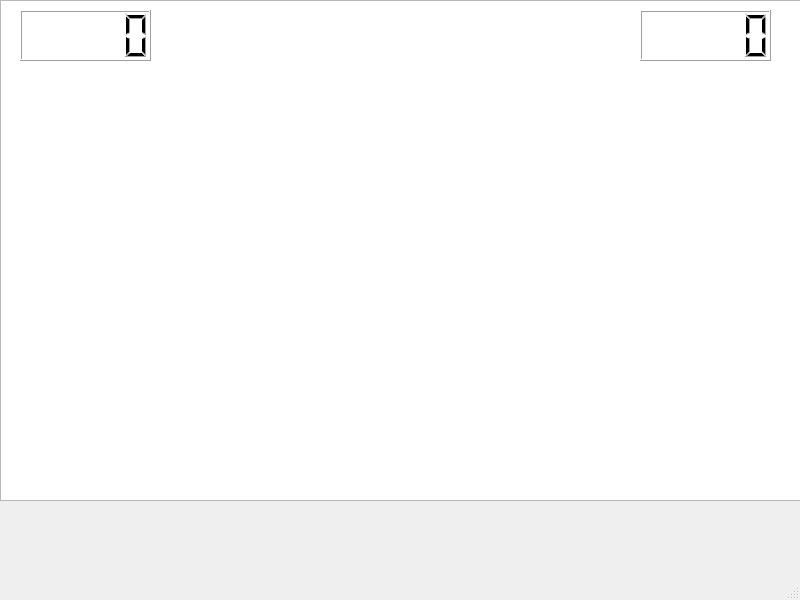
<?xml version="1.0" encoding="UTF-8"?>
<ui version="4.0">
 <class>MainWindow</class>
 <widget class="QMainWindow" name="MainWindow">
  <property name="geometry">
   <rect>
    <x>0</x>
    <y>0</y>
    <width>800</width>
    <height>600</height>
   </rect>
  </property>
  <property name="windowTitle">
   <string>MainWindow</string>
  </property>
  <widget class="QWidget" name="centralwidget">
   <widget class="QGraphicsView" name="graphicsView">
    <property name="geometry">
     <rect>
      <x>0</x>
      <y>0</y>
      <width>801</width>
      <height>501</height>
     </rect>
    </property>
   </widget>
   <widget class="QLCDNumber" name="lcdNumber">
    <property name="geometry">
     <rect>
      <x>20</x>
      <y>10</y>
      <width>131</width>
      <height>51</height>
     </rect>
    </property>
   </widget>
   <widget class="QLCDNumber" name="lcdNumber_2">
    <property name="geometry">
     <rect>
      <x>640</x>
      <y>10</y>
      <width>131</width>
      <height>51</height>
     </rect>
    </property>
   </widget>
  </widget>
  <widget class="QMenuBar" name="menubar">
   <property name="geometry">
    <rect>
     <x>0</x>
     <y>0</y>
     <width>800</width>
     <height>21</height>
    </rect>
   </property>
  </widget>
  <widget class="QStatusBar" name="statusbar"/>
 </widget>
 <resources/>
 <connections/>
</ui>
